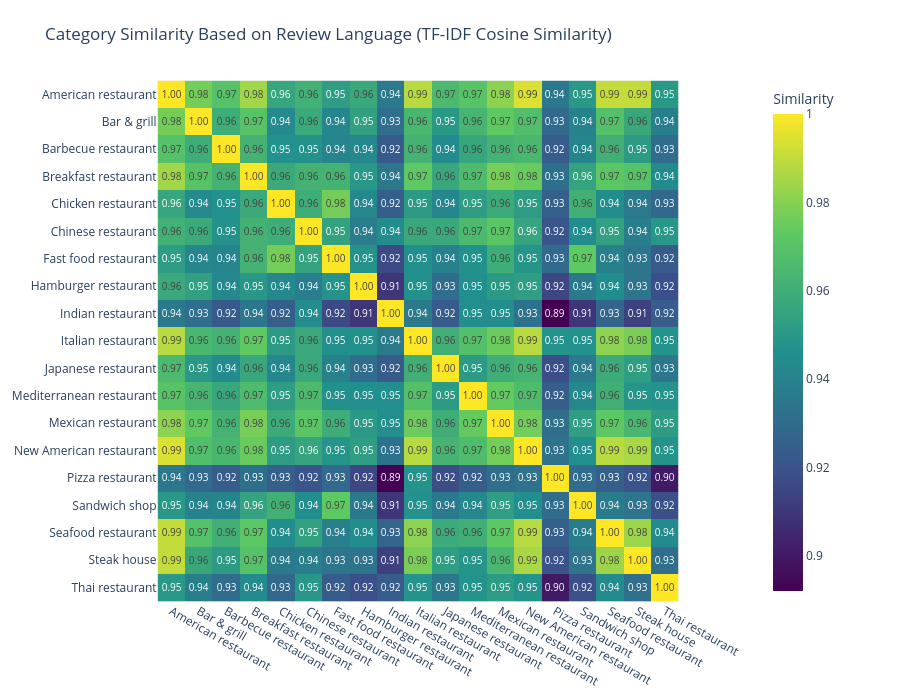

Notebook cell for this chart:
### Markdown cell above
Analyizing first the similarity of the language used in the reviews between different categories before removing stop words.

### Code cell
heatmap_chart(similarity_df,
              title="Category Similarity Based on Review Language (TF-IDF Cosine Similarity)",)

### Figure 1 — Plotly figure (JSON) as saved in the notebook; plotly's stock layout.template omitted (floating-point values rounded to 4 significant figures; data arrays with more than 128 entries replaced by an {"elided": "..."} marker saying what was removed)
{"data": [{"coloraxis": "coloraxis", "hovertemplate": "x: %{x}<br>y: %{y}<br>Similarity: %{z}<extra></extra>", "name": "0", "texttemplate": "%{z:.2f}", "type": "heatmap", "x": ["American restaurant", "Bar & grill", "Barbecue restaurant", "Breakfast restaurant", "Chicken restaurant", "Chinese restaurant", "Fast food restaurant", "Hamburger restaurant", "Indian restaurant", "Italian restaurant", "Japanese restaurant", "Mediterranean restaurant", "Mexican restaurant", "New American restaurant", "Pizza restaurant", "Sandwich shop", "Seafood restaurant", "Steak house", "Thai restaurant"], "xaxis": "x", "y": ["American restaurant", "Bar & grill", "Barbecue restaurant", "Breakfast restaurant", "Chicken restaurant", "Chinese restaurant", "Fast food restaurant", "Hamburger restaurant", "Indian restaurant", "Italian restaurant", "Japanese restaurant", "Mediterranean restaurant", "Mexican restaurant", "New American restaurant", "Pizza restaurant", "Sandwich shop", "Seafood restaurant", "Steak house", "Thai restaurant"], "yaxis": "y", "z": {"elided": "19x19 float values"}}], "layout": {"coloraxis": {"colorbar": {"title": {"text": "Similarity"}}, "colorscale": [[0, "#440154"], [0.25, "#3b528b"], [0.5, "#21908d"], [0.75, "#5dc962"], [1, "#fde725"]], "showscale": true}, "height": 700, "margin": {"b": 60, "l": 80, "r": 150, "t": 80}, "title": {"text": "Category Similarity Based on Review Language (TF-IDF Cosine Similarity)"}, "width": 900, "xaxis": {"anchor": "y", "constrain": "domain", "domain": [0, 1], "scaleanchor": "y"}, "yaxis": {"anchor": "x", "autorange": "reversed", "constrain": "domain", "domain": [0, 1]}}}
